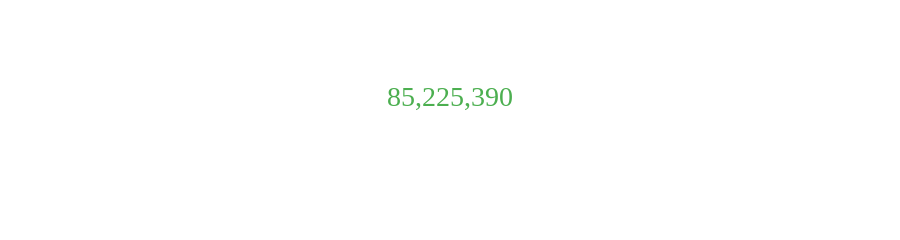

Notebook cell for this chart:
### Code cell
import plotly.graph_objects as go

ahorro_total = abs(df_costos.loc[df_costos['Diferencia'] < 0, 'Diferencia'].sum())
perdida_total = df_costos.loc[df_costos['Diferencia'] > 0, 'Diferencia'].sum()
balance_total = df_costos['Diferencia'].sum()

ahorro_total_fmt = f"{ahorro_total:,.0f}"
perdida_total_fmt = f"{perdida_total:,.0f}"
balance_total_fmt = f"{balance_total:,.0f}"

fig_kpi_ahorro = go.Figure()
fig_kpi_perdida = go.Figure()
fig_kpi_balance = go.Figure()

# Ahorro
fig_kpi_ahorro.add_trace(go.Indicator(
    mode="number",
    value=ahorro_total,
    domain={'x': [0, 1], 'y': [0.2, 1]},  # 👈 recorta verticalmente
    number={
        'valueformat': ',.0f',
        "font": {"color": "#4CAF50", "size": 28}
    }
))

# Pérdida
fig_kpi_perdida.add_trace(go.Indicator(
    mode="number",
    value=perdida_total,
    domain={'x': [0, 1], 'y': [0.2, 1]},
    title={
        "text": "Subcosteo Total",
        "font": {"color": "#C62828", "size": 32}
    },
    number={
        'valueformat': ',.0f',
        "font": {"color": "#E53935", "size": 28}
    }
))

fig_kpi_balance.add_trace(go.Indicator(
    mode="number",
    value=balance_total,
    domain={'x': [0, 1], 'y': [0.2, 1]},
    title={
        "text": "Balance Neto",
        "font": {"color": "#424242", "size": 32}
    },
    number={
        'valueformat': ',.0f',
        "font": {"color": "#000000", "size": 28}
    }
))

fig_kpi_ahorro.update_layout(
    paper_bgcolor='rgba(0,0,0,0)',
    font=dict(family="Times New Roman", size=18),
    height=160,
    margin=dict(t=0, b=0, l=0, r=0),
)
fig_kpi_perdida.update_layout(
    paper_bgcolor='rgba(0,0,0,0)',
    font=dict(family="Times New Roman", size=18),
    height=160,
    margin=dict(t=0, b=0, l=0, r=0),
)

fig_kpi_balance.update_layout(
    paper_bgcolor='rgba(0,0,0,0)',
    font=dict(family="Times New Roman", size=18,),
    height=160,
    margin=dict(t=0, b=0, l=0, r=0),
)



fig_kpi_ahorro.show()

### Figure 1 — Plotly figure (JSON) as saved in the notebook; plotly's stock layout.template omitted (floating-point values rounded to 4 significant figures)
{"data": [{"domain": {"x": [0, 1], "y": [0.2, 1]}, "mode": "number", "number": {"font": {"color": "#4CAF50", "size": 28}, "valueformat": ",.0f"}, "type": "indicator", "value": 85225390}], "layout": {"font": {"family": "Times New Roman", "size": 18}, "height": 160, "margin": {"b": 0, "l": 0, "r": 0, "t": 0}, "paper_bgcolor": "rgba(0,0,0,0)"}}
